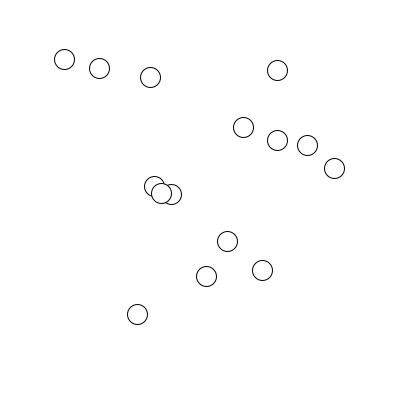
Frame 1 (no input)
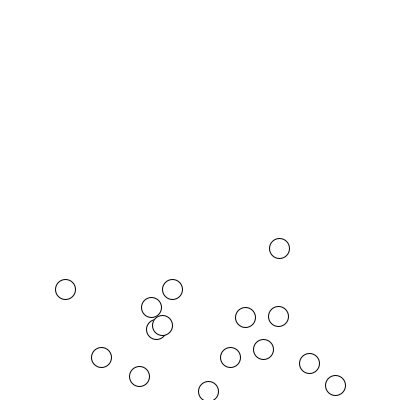
Frame 60 (the mouse pressed at the canvas centre just before this capture)
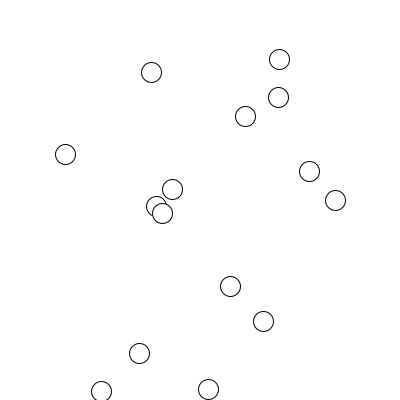
Frame 120 (the mouse held since frame 60 and released just before this capture)

The Processing sketch that drew these frames (run headless with seeded random() and noise(); from frame 60 on, the mouse is pressed at the canvas centre):

// Processing sketch: processing_106010
// ── processing_106010.pde

//Colliding Balls by Xiaofeng Lin

int numBalls = 15;
float ballX[] = new float[numBalls];
float ballY[] = new float[numBalls];
float speedX[] = new float[numBalls];
float speedY[] = new float[numBalls];

float gravity = 0.1;
 
 
void setup(){
  size(400, 400);

  for(int i = 0; i < numBalls; i++){ 
    ballX[i] = int(random(50, width-50));
    ballY[i] = int(random(50, width-50));
    speedX[i] = int(random(1, 4));
    speedY[i] = int(random(1, 4));
  }
}
 
void draw(){
  background(255);

  for(int i = 0; i < numBalls; i++){

    ellipse(ballX[i], ballY[i], 20, 20);
    
    ballX[i] += speedX[i];
    ballY[i] += speedY[i];
  
    speedY[i] = speedY[i] + gravity; //Gravity impact
    
    if(ballX[i] > width-10 || ballX[i] < 10){ //Bouncing off walls
      speedX[i] = speedX[i] * (-0.9);
    }
    if(ballY[i] > height-10 || ballY[i] < 10){
      speedY[i] = speedY[i] * (-0.9);
    }  
  }
  
  for(int i = 0; i < numBalls; i++){
    for (int j = 0; j < numBalls; j++){
      if(i > j){
        if(dist(ballX[i], ballY[i],ballX[j], ballY[j]) <= 20){ //Collision
          
        if ((speedX[i] > 0 && speedX[j] < 0) || (speedX[i] < 0 && speedX[j] > 0)) { //Speed differences
          speedX[i] *= -1;
          speedX[j] *= -1;
        }
        if ((speedY[i] > 0 && speedY[j] < 0) || (speedY[i] < 0 && speedY[j] > 0)) {
          speedY[i] *= -1;
          speedY[j] *= -1;
        }

        }
        speedX[i] = abs(speedX[i]) * (0.4);  // Lost of energy after collision
        speedX[j] = abs(speedX[j]) * (-0.4);
      }

    }
  }  
}
